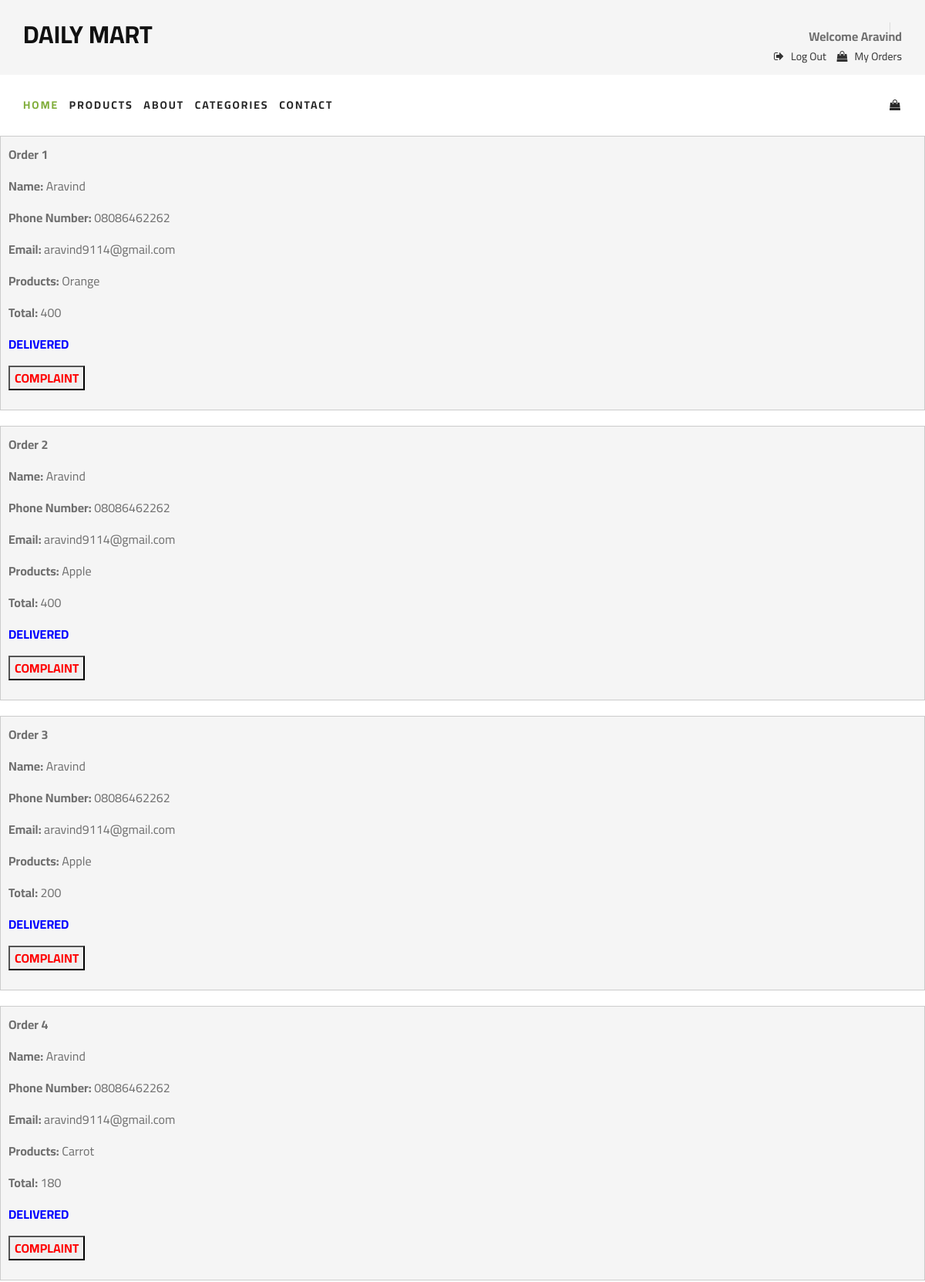
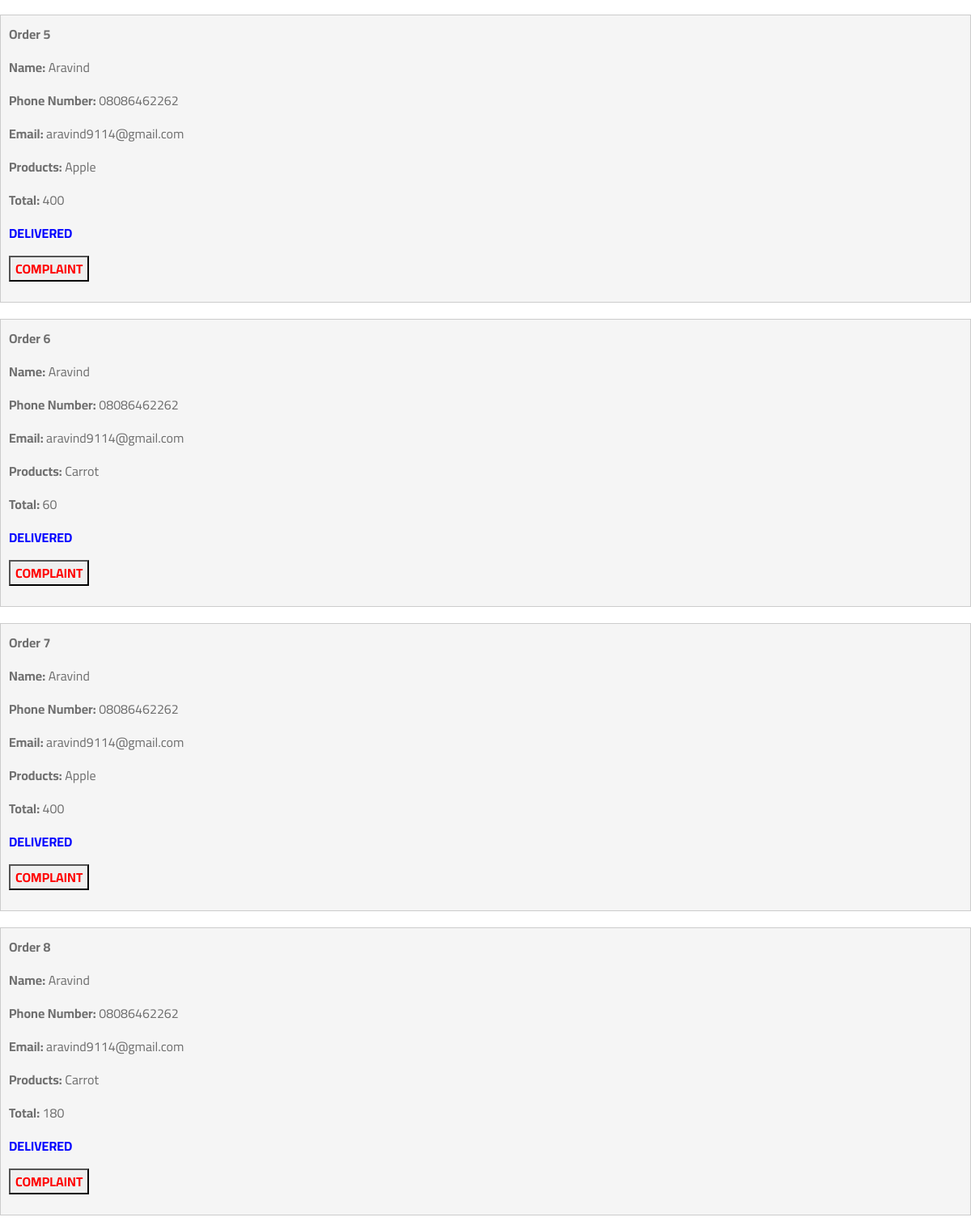
Page /history/ (signed in, upper part) on the committed database (2 pictures, top to bottom).
### USERAPP/models.py (models this page shows)
class Booking(models.Model):
    userid = models.ForeignKey(Register, on_delete=models.CASCADE)
    cartid = models.ForeignKey(Cart, on_delete=models.CASCADE,null=True,blank=True)
    status = models.IntegerField(default=0)
    Address = models.CharField(max_length=255, default='')
    City = models.CharField(max_length=15, default='')
    State = models.CharField(max_length=15, default='')

class Register(models.Model):
    Username = models.CharField(max_length=15, default='')
    Phone_no = models.CharField(max_length=10, default='')
    Email = models.EmailField()
    Password = models.CharField(max_length=8)

class Cart(models.Model):
    userid = models.ForeignKey(Register, on_delete=models.CASCADE)
    productid = models.ForeignKey(Product, on_delete=models.CASCADE)
    quantity = models.IntegerField()
    total = models.IntegerField()
    status = models.IntegerField(default=0)

### ADMINAPP/models.py (models this page shows)
class Product(models.Model):
    productName = models.CharField(max_length=15)
    productDescription = models.TextField()
    productPrice=models.IntegerField()
    productImage = models.ImageField(upload_to='PRODUCT_IMAGE',default='null.jpg')
    category = models.CharField(max_length=100,default='0')
    stock = models.IntegerField()

### USERAPP/views.py (the view)
# urls.py: path('history/', views.history, name='history'),
def history(request):
      u = request.session.get('u_id')
      data = Booking.objects.filter(userid=u)
      return render(request, 'userhistory.html', {'data': data})

### USERAPP/templates/userhistory.html
{% extends 'user.html' %}
{% load static %}
{% block content %}
    {% for i in data %}
        <div style="border: 1px solid #ccc; padding: 10px; margin-bottom: 20px;background-color:whitesmoke">
            <p style="font-weight: bold;">Order {{ forloop.counter }}</p>
            <p><span style="font-weight: bold;">Name:</span> {{ i.userid.Username }}</p>
            <p><span style="font-weight: bold;">Phone Number:</span> {{ i.userid.Phone_no }}</p>
            <p><span style="font-weight: bold;">Email:</span> {{ i.userid.Email }}</p>
            <p><span style="font-weight: bold;">Products:</span> {{ i.cartid.productid.productName }}</p>
            <p><span style="font-weight: bold;">Total:</span> {{ i.cartid.total }}</p>
            {% if i.status == 1 %}
            <p><span style="font-weight: bold;color:blue">DELIVERED</span> </p>
            <p><a href="{% url 'complaint' id=i.id %}"><button><span style="font-weight: bold;color:red">COMPLAINT</span></button></a> </p>
            {% else %}
            <p><span style="font-weight: bold;color:red">NOT DELIVERED</span> </p>
            {% endif %}
        </div>
    {% endfor %}
{% endblock %}

### USERAPP/static/css/style.css (style rules this page uses)
html, body { height: 100%; font-family: "Cairo", sans-serif; -webkit-font-smoothing: antialiased; font-smoothing: antialiased; }
p { font-size: 16px; font-family: "Cairo", sans-serif; color: #6f6f6f; font-weight: 400; line-height: 26px; margin: 0 0 15px 0; }

### rows in the picture
Booking: userid.Username "Aravind", userid.Phone_no "08086462262", userid.Email "aravind9114@gmail.com", cartid.productid.productName "Orange", cartid.total "400", status "DELIVERED"
Booking: userid.Username "Aravind", userid.Phone_no "08086462262", userid.Email "aravind9114@gmail.com", cartid.productid.productName "Apple", cartid.total "400", status "DELIVERED"
Booking: userid.Username "Aravind", userid.Phone_no "08086462262", userid.Email "aravind9114@gmail.com", cartid.productid.productName "Apple", cartid.total "200", status "DELIVERED"
Booking: userid.Username "Aravind", userid.Phone_no "08086462262", userid.Email "aravind9114@gmail.com", cartid.productid.productName "Carrot", cartid.total "180", status "DELIVERED"
Booking: userid.Username "Aravind", userid.Phone_no "08086462262", userid.Email "aravind9114@gmail.com", cartid.productid.productName "Apple", cartid.total "400", status "DELIVERED"
Booking: userid.Username "Aravind", userid.Phone_no "08086462262", userid.Email "aravind9114@gmail.com", cartid.productid.productName "Carrot", cartid.total "60", status "DELIVERED"
Booking: userid.Username "Aravind", userid.Phone_no "08086462262", userid.Email "aravind9114@gmail.com", cartid.productid.productName "Apple", cartid.total "400", status "DELIVERED"
Booking: userid.Username "Aravind", userid.Phone_no "08086462262", userid.Email "aravind9114@gmail.com", cartid.productid.productName "Carrot", cartid.total "180", status "DELIVERED"

### other values in the picture
{{ request.session.username }} "Aravind"
